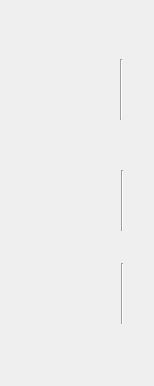
<?xml version="1.0" encoding="UTF-8"?>
<ui version="4.0">
 <class>DiffPump</class>
 <widget class="QWidget" name="DiffPump">
  <property name="geometry">
   <rect>
    <x>0</x>
    <y>0</y>
    <width>154</width>
    <height>386</height>
   </rect>
  </property>
  <property name="windowTitle">
   <string/>
  </property>
  <widget class="TurboPump" name="TurboPump">
   <property name="geometry">
    <rect>
     <x>-25</x>
     <y>298</y>
     <width>180</width>
     <height>82</height>
    </rect>
   </property>
   <property name="toolTip">
    <string/>
   </property>
   <property name="controlsLocation" stdset="0">
    <enum>PCDSSymbolBase::Left</enum>
   </property>
   <property name="channelsPrefix" stdset="0">
    <string>ca://${PTM}</string>
   </property>
   <property name="controlButtonHorizontal" stdset="0">
    <bool>false</bool>
   </property>
  </widget>
  <widget class="PneumaticValve" name="PneumaticValve">
   <property name="geometry">
    <rect>
     <x>-23</x>
     <y>206</y>
     <width>181</width>
     <height>82</height>
    </rect>
   </property>
   <property name="toolTip">
    <string/>
   </property>
   <property name="controlsLocation" stdset="0">
    <enum>PCDSSymbolBase::Left</enum>
   </property>
   <property name="channelsPrefix" stdset="0">
    <string>ca://${VRC}</string>
   </property>
   <property name="rotateIcon" stdset="0">
    <bool>true</bool>
   </property>
   <property name="controlButtonHorizontal" stdset="0">
    <bool>false</bool>
   </property>
  </widget>
  <widget class="PyDMDrawingCircle" name="PyDMDrawingCircle">
   <property name="geometry">
    <rect>
     <x>96</x>
     <y>114</y>
     <width>51</width>
     <height>61</height>
    </rect>
   </property>
   <property name="toolTip">
    <string/>
   </property>
  </widget>
  <widget class="ColdCathodeGauge" name="ColdCathodeGauge">
   <property name="geometry">
    <rect>
     <x>-25</x>
     <y>-6</y>
     <width>180</width>
     <height>99</height>
    </rect>
   </property>
   <property name="toolTip">
    <string/>
   </property>
   <property name="layoutDirection">
    <enum>Qt::LeftToRight</enum>
   </property>
   <property name="controlsLocation" stdset="0">
    <enum>PCDSSymbolBase::Left</enum>
   </property>
   <property name="channelsPrefix" stdset="0">
    <string>ca://${GCC}</string>
   </property>
   <property name="controlButtonHorizontal" stdset="0">
    <bool>false</bool>
   </property>
  </widget>
  <widget class="Line" name="line">
   <property name="geometry">
    <rect>
     <x>121</x>
     <y>263</y>
     <width>3</width>
     <height>61</height>
    </rect>
   </property>
   <property name="orientation">
    <enum>Qt::Vertical</enum>
   </property>
  </widget>
  <widget class="Line" name="line_2">
   <property name="geometry">
    <rect>
     <x>121</x>
     <y>170</y>
     <width>3</width>
     <height>61</height>
    </rect>
   </property>
   <property name="orientation">
    <enum>Qt::Vertical</enum>
   </property>
  </widget>
  <widget class="Line" name="line_3">
   <property name="geometry">
    <rect>
     <x>120</x>
     <y>59</y>
     <width>3</width>
     <height>61</height>
    </rect>
   </property>
   <property name="orientation">
    <enum>Qt::Vertical</enum>
   </property>
  </widget>
 </widget>
 <customwidgets>
  <customwidget>
   <class>PyDMDrawingCircle</class>
   <extends>QWidget</extends>
   <header>pydm.widgets.drawing</header>
  </customwidget>
  <customwidget>
   <class>PCDSSymbolBase</class>
   <extends>QWidget</extends>
   <header>pcdswidgets.vacuum.base</header>
  </customwidget>
  <customwidget>
   <class>PneumaticValve</class>
   <extends>PCDSSymbolBase</extends>
   <header>pcdswidgets.vacuum.valves</header>
  </customwidget>
  <customwidget>
   <class>TurboPump</class>
   <extends>PCDSSymbolBase</extends>
   <header>pcdswidgets.vacuum.pumps</header>
  </customwidget>
  <customwidget>
   <class>ColdCathodeGauge</class>
   <extends>PCDSSymbolBase</extends>
   <header>pcdswidgets.vacuum.gauges</header>
  </customwidget>
 </customwidgets>
 <resources/>
 <connections/>
</ui>
